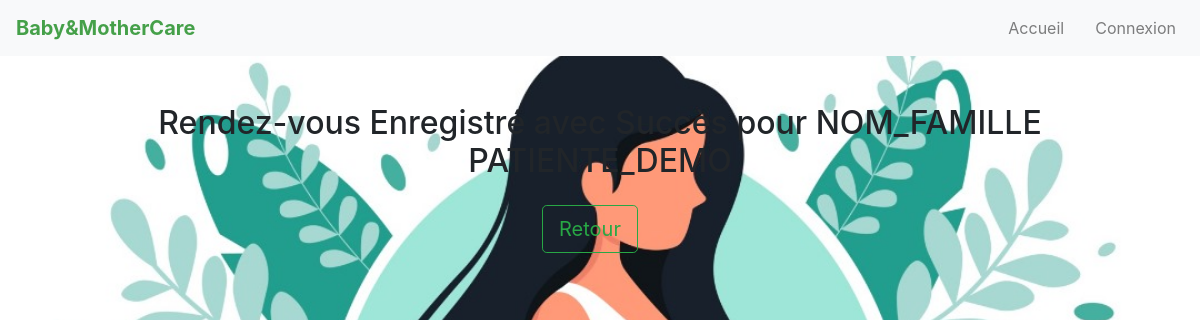
Screenshot of /rendezvous/success/16/ with the database file from the repository.
### app/models.py (models this page shows, shortened)
class RendezVous(models.Model):
    patient = models.ForeignKey(Patient, on_delete=models.CASCADE)
    date_rendezvous = models.DateField()
    heure_debut = models.TimeField()
    duree = models.DurationField()
    centre_de_sante = models.ForeignKey(CentreDeSante, on_delete=models.CASCADE)
    observation = models.TextField(blank=True, null=True)

class Patient(models.Model):
    user = models.OneToOneField(User, on_delete=models.CASCADE, primary_key=True)
    centre_de_sante = models.ForeignKey(CentreDeSante, on_delete=models.CASCADE)
    numero_telephone = models.CharField(max_length=15)
    adresse = models.CharField(max_length=255)
    photo_profil = models.ImageField(upload_to='photos_profil/', blank=True, null=True)

class User(AbstractUser):
    is_doctor=models.BooleanField(default=False)
    is_agent=models.BooleanField(default=False)
    is_patient=models.BooleanField(default=True)

### app/views.py (the view)
# urls.py: path('rendezvous/success/<int:pk>/', rendezvous_success, name='rendezvous_success'),
def rendezvous_success(request, pk):
    rendezvous = get_object_or_404(RendezVous, pk=pk)
    return render(request, 'rendezvous_success.html', {'rendezvous': rendezvous})

### templates/rendezvous_success.html
{% extends 'base.html' %}
{% block content %}
<div class="container mt-5 text-center">
    <h2>Rendez-vous Enregistré avec Succès pour {{ rendezvous.patient.user.last_name }} {{ rendezvous.patient.user.first_name }}</h2>
    <div class="mt-4">
        <a href="{% url 'consulter_historique' %}" class="btn btn-outline-success btn-lg"
           style="margin-right: 20px;">Retour</a>
    </div>
</div>
{% endblock %}

### rows the page displays
RendezVous: patient.user.last_name "NOM_FAMILLE", patient.user.first_name "PATIENTE_DEMO"
